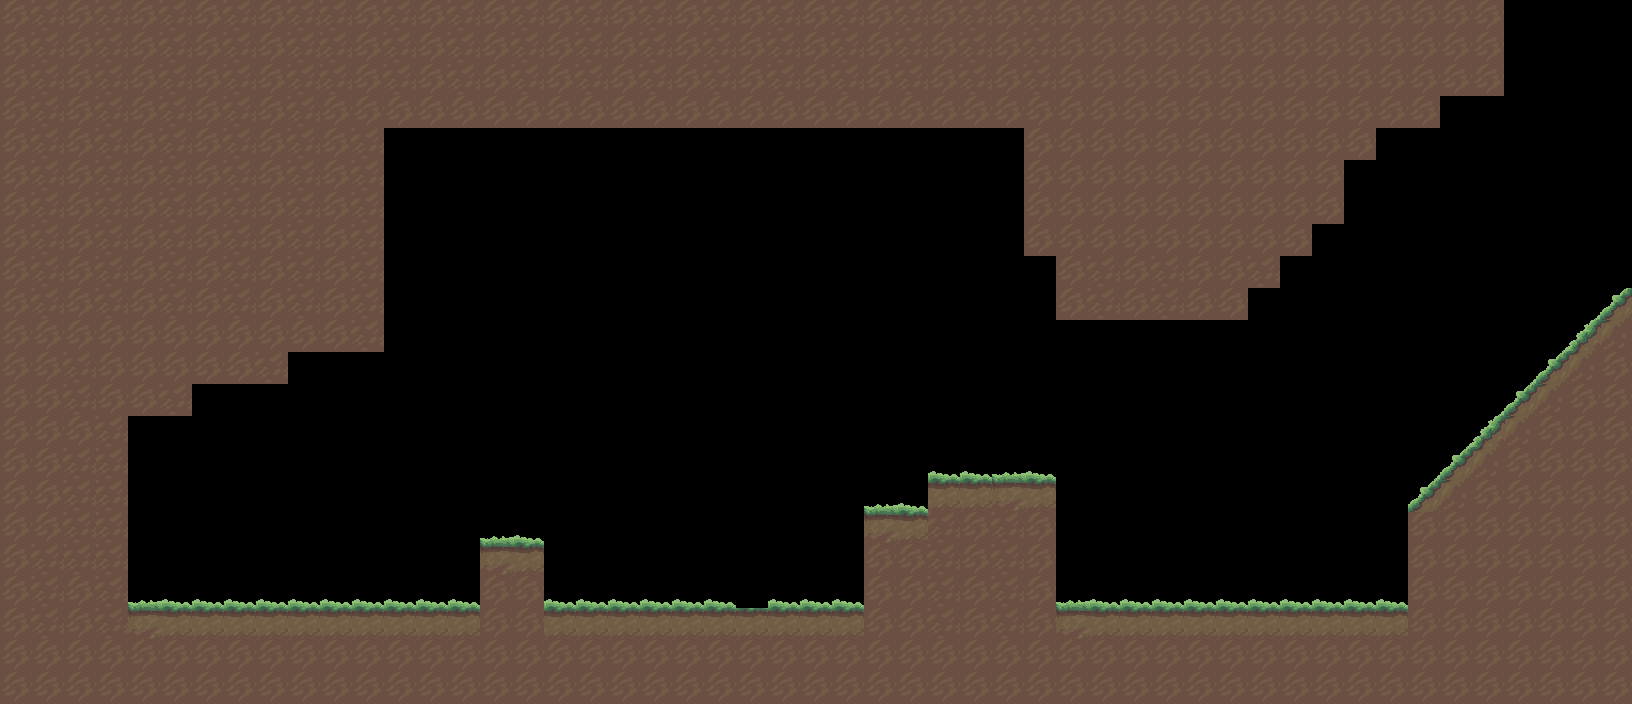

Below is a game level as drawn by its tile map, then a one-line description and the .tmx file that defines it, in full:
An orthogonal 51x22 tile map with 32x32 px tiles, 1 tile layer (Tile Layer 1), 5 tilesets and 6 objects.

<map version="1.2" tiledversion="1.3.2" orientation="orthogonal" renderorder="right-down" compressionlevel="-1" width="51" height="22" tilewidth="32" tileheight="32" infinite="0" nextlayerid="7" nextobjectid="8">
 <tileset firstgid="1" source="Forest Tiles.tsx" />
 <tileset firstgid="233" source="pickup.tsx" />
 <tileset firstgid="234" source="frogy.tsx" />
 <tileset firstgid="235" source="log.tsx" />
 <tileset firstgid="236" source="Rock1.tsx" />
 <layer id="1" name="Tile Layer 1" width="51" height="22">
  <data encoding="csv">
184,185,184,185,184,185,184,185,184,185,185,184,185,184,185,184,185,184,185,184,185,184,185,184,185,184,185,184,185,184,185,184,185,184,184,184,184,184,184,184,184,184,184,184,184,184,184,0,0,0,0,
184,185,184,185,184,185,184,185,184,185,185,184,185,184,185,184,185,184,185,184,185,184,185,184,185,184,185,184,185,184,185,184,185,184,184,184,184,184,184,184,184,184,184,184,184,184,184,0,0,0,0,
184,185,184,185,184,185,184,185,184,185,185,184,185,184,185,184,185,184,185,184,185,184,185,184,185,184,185,184,185,184,185,184,185,184,184,184,184,184,184,184,184,184,184,184,184,184,184,0,0,0,0,
184,185,184,185,184,185,184,185,184,185,184,184,184,184,184,184,184,184,184,184,184,184,184,184,184,184,184,184,184,184,184,184,184,184,184,184,184,184,184,184,184,184,184,184,184,0,0,0,0,0,0,
184,185,184,185,184,185,184,185,184,185,184,185,0,0,0,0,0,0,0,0,0,0,0,0,0,0,0,0,0,0,0,0,184,184,184,184,184,184,184,184,184,184,184,0,0,0,0,0,0,0,0,
184,185,184,185,184,185,184,185,184,185,184,185,0,0,0,0,0,0,0,0,0,0,0,0,0,0,0,0,0,0,0,0,184,184,184,184,184,184,184,184,184,184,0,0,0,0,0,0,0,0,0,
184,185,184,185,184,185,184,185,184,185,184,185,0,0,0,0,0,0,0,0,0,0,0,0,0,0,0,0,0,0,0,0,184,184,184,184,184,184,184,184,184,184,0,0,0,0,0,0,0,0,0,
184,185,184,185,184,185,184,185,184,185,184,185,0,0,0,0,0,0,0,0,0,0,0,0,0,0,0,0,0,0,0,0,184,184,184,184,184,184,184,184,184,0,0,0,0,0,0,0,0,0,0,
184,185,184,185,184,185,184,185,184,185,184,185,0,0,0,0,0,0,0,0,0,0,0,0,0,0,0,0,0,0,0,0,0,184,185,184,185,184,184,185,0,0,0,0,0,0,0,0,0,131,0,
184,185,184,185,184,185,184,185,184,185,184,185,0,0,0,0,0,0,0,0,0,0,0,0,0,0,0,0,0,0,0,0,0,184,185,184,185,184,184,0,0,0,0,0,0,0,0,0,0,160,189,
184,184,184,184,184,184,184,184,184,184,184,185,0,0,0,0,0,0,0,0,0,0,0,0,0,0,0,0,0,0,0,0,0,0,0,0,0,0,0,0,0,0,0,0,0,0,0,0,160,161,190,
184,184,185,184,184,184,184,184,185,0,0,0,0,0,0,0,0,0,0,0,0,0,0,0,0,0,0,0,0,0,0,0,0,0,0,0,0,0,0,0,0,0,0,0,0,0,131,160,189,190,184,
184,184,185,184,184,185,0,0,0,0,0,0,0,0,0,0,0,0,0,0,0,0,0,0,0,0,0,0,0,0,0,0,0,0,0,0,0,0,0,0,0,0,0,0,0,0,160,189,190,184,184,
184,184,184,185,0,0,0,0,0,0,0,0,0,0,0,0,0,0,0,0,0,0,0,0,0,0,0,0,0,0,0,0,0,0,0,0,0,0,0,0,0,0,0,0,0,160,161,190,184,184,184,
184,184,185,185,0,0,0,0,0,0,0,0,0,0,0,0,0,0,0,0,0,0,0,0,0,0,0,0,0,127,127,126,127,0,0,0,0,0,0,0,0,0,0,0,160,189,190,184,184,184,184,
184,184,185,185,0,0,0,0,0,0,0,0,0,0,0,0,0,0,0,0,0,0,0,0,0,0,0,126,127,156,156,155,156,0,0,0,0,0,0,0,0,0,0,0,189,190,184,184,184,184,184,
184,184,185,185,0,0,0,0,0,0,0,0,0,0,0,126,127,0,0,0,0,0,0,0,0,0,0,155,156,185,184,185,184,0,0,0,0,0,0,0,0,0,0,0,184,184,184,184,184,184,184,
184,185,185,185,0,0,0,0,0,0,0,0,0,0,0,155,156,0,0,0,0,0,0,0,0,0,0,184,184,185,184,185,184,0,0,0,0,0,0,0,0,0,0,0,184,184,184,184,184,184,184,
184,185,184,185,126,127,127,127,127,127,127,127,127,127,127,184,184,127,127,127,127,127,127,0,127,127,127,184,184,185,184,185,184,126,127,127,127,127,127,127,127,127,127,127,184,184,184,184,184,184,184,
184,185,184,185,155,156,156,156,156,156,156,156,156,156,156,184,184,156,156,156,156,156,156,156,156,156,156,184,184,185,184,185,184,155,156,156,156,156,156,156,156,156,156,156,184,184,184,184,184,184,184,
184,184,184,184,184,184,184,184,184,184,184,184,184,184,184,184,184,184,184,184,184,184,184,184,184,184,184,184,184,184,184,184,184,184,184,184,184,184,184,184,184,184,184,184,184,184,184,184,184,184,184,
184,184,184,184,184,184,184,184,184,184,184,184,184,184,184,184,184,184,184,184,184,184,184,184,184,184,184,184,184,184,184,184,184,184,184,184,184,184,184,184,184,184,184,184,184,184,184,184,184,184,184
</data>
 </layer>
 <objectgroup id="5" name="power up">
  <object id="1" gid="233" x="143.178" y="580.728" width="93.6442" height="80.543" />
 </objectgroup>
 <objectgroup id="2" name="text">
  <object id="5" x="1456.76" y="165.183" width="140.482" height="195.635">
   <text fontfamily="MS Shell Dlg 2" pixelsize="32" wrap="1" color="#ff0000">Entrance and exit of Room 4</text>
  </object>
  <object id="6" x="1095.5" y="381.5" width="209" height="131">
   <text fontfamily="MS Shell Dlg 2" pixelsize="32" wrap="1" color="#aaaaff">Move rock (use strength) to progress</text>
  </object>
 </objectgroup>
 <objectgroup id="3" name="enemies">
  <object id="2" gid="234" x="402" y="604" width="50" height="42" />
 </objectgroup>
 <objectgroup id="4" name="logs">
  <object id="3" gid="235" x="743" y="606" width="64" height="32" />
 </objectgroup>
 <objectgroup id="6" name="rock">
  <object id="4" gid="236" x="1435" y="449" width="32" height="32" />
 </objectgroup>
</map>
